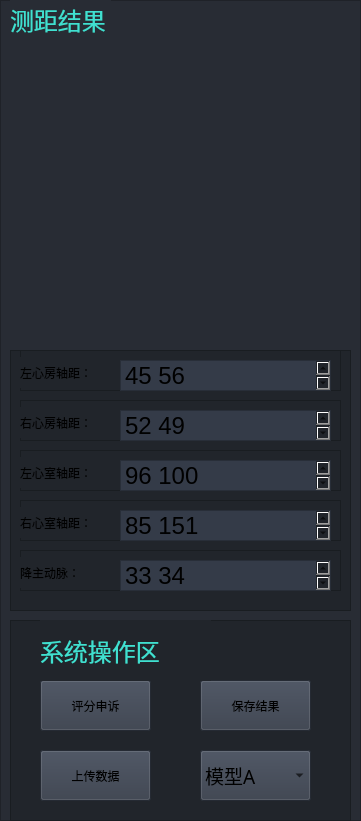
                      <widget class="QFrame" name="leftarea">
                       <property name="geometry">
                        <rect>
                         <x>10</x>
                         <y>10</y>
                         <width>361</width>
                         <height>821</height>
                        </rect>
                       </property>
                       <property name="styleSheet">
                        <string notr="true">background:rgb(40, 44, 52)</string>
                       </property>
                       <property name="frameShape">
                        <enum>QFrame::StyledPanel</enum>
                       </property>
                       <property name="frameShadow">
                        <enum>QFrame::Raised</enum>
                       </property>
                       <widget class="QLabel" name="res_image">
                        <property name="geometry">
                         <rect>
                          <x>10</x>
                          <y>40</y>
                          <width>340</width>
                          <height>300</height>
                         </rect>
                        </property>
                        <property name="text">
                         <string/>
                        </property>
                        <property name="pixmap">
                         <pixmap resource="../resources.qrc">:/images/images/images/1400003_result.jpg</pixmap>
                        </property>
                        <property name="scaledContents">
                         <bool>true</bool>
                        </property>
                       </widget>
                       <widget class="QFrame" name="inputarea">
                        <property name="geometry">
                         <rect>
                          <x>10</x>
                          <y>350</y>
                          <width>341</width>
                          <height>261</height>
                         </rect>
                        </property>
                        <property name="styleSheet">
                         <string notr="true">background:rgb(33, 37, 43)</string>
                        </property>
                        <property name="frameShape">
                         <enum>QFrame::StyledPanel</enum>
                        </property>
                        <property name="frameShadow">
                         <enum>QFrame::Raised</enum>
                        </property>
                        <widget class="QFrame" name="in1">
                         <property name="geometry">
                          <rect>
                           <x>10</x>
                           <y>0</y>
                           <width>321</width>
                           <height>41</height>
                          </rect>
                         </property>
                         <property name="styleSheet">
                          <string notr="true">background-color:rgb(33, 37, 43);
font: 14pt &quot;黑体&quot;;</string>
                         </property>
                         <property name="frameShape">
                          <enum>QFrame::StyledPanel</enum>
                         </property>
                         <property name="frameShadow">
                          <enum>QFrame::Raised</enum>
                         </property>
                         <widget class="QLabel" name="in1_label">
                          <property name="geometry">
                           <rect>
                            <x>0</x>
                            <y>7</y>
                            <width>81</width>
                            <height>31</height>
                           </rect>
                          </property>
                          <property name="text">
                           <string>左心房轴距：</string>
                          </property>
                         </widget>
                         <widget class="QTextEdit" name="in1_text">
                          <property name="geometry">
                           <rect>
                            <x>100</x>
                            <y>10</y>
                            <width>211</width>
                            <height>31</height>
                           </rect>
                          </property>
                          <property name="styleSheet">
                           <string notr="true">background-color: rgb(52, 59, 72);
font: 18pt &quot;黑体&quot;;</string>
                          </property>
                          <property name="autoFormatting">
                           <set>QTextEdit::AutoNone</set>
                          </property>
                          <property name="html">
                           <string>&lt;!DOCTYPE HTML PUBLIC &quot;-//W3C//DTD HTML 4.0//EN&quot; &quot;http://www.w3.org/TR/REC-html40/strict.dtd&quot;&gt;
&lt;html&gt;&lt;head&gt;&lt;meta name=&quot;qrichtext&quot; content=&quot;1&quot; /&gt;&lt;meta charset=&quot;utf-8&quot; /&gt;&lt;style type=&quot;text/css&quot;&gt;
p, li { white-space: pre-wrap; }
hr { height: 1px; border-width: 0; }
li.unchecked::marker { content: &quot;\2610&quot;; }
li.checked::marker { content: &quot;\2612&quot;; }
&lt;/style&gt;&lt;/head&gt;&lt;body style=&quot; font-family:'黑体'; font-size:18pt; font-weight:400; font-style:normal;&quot;&gt;
&lt;p align=&quot;justify&quot; style=&quot; margin-top:0px; margin-bottom:0px; margin-left:0px; margin-right:0px; -qt-block-indent:0; text-indent:0px;&quot;&gt;45 56&lt;/p&gt;&lt;/body&gt;&lt;/html&gt;</string>
                          </property>
                         </widget>
                        </widget>
                        <widget class="QFrame" name="in2">
                         <property name="geometry">
                          <rect>
                           <x>10</x>
                           <y>50</y>
                           <width>321</width>
                           <height>41</height>
                          </rect>
                         </property>
                         <property name="styleSheet">
                          <string notr="true">background-color:rgb(33, 37, 43);
font: 14pt &quot;黑体&quot;;</string>
                         </property>
                         <property name="frameShape">
                          <enum>QFrame::StyledPanel</enum>
                         </property>
                         <property name="frameShadow">
                          <enum>QFrame::Raised</enum>
                         </property>
                         <widget class="QLabel" name="in2_label">
                          <property name="geometry">
                           <rect>
                            <x>0</x>
                            <y>7</y>
                            <width>81</width>
                            <height>31</height>
                           </rect>
                          </property>
                          <property name="text">
                           <string>右心房轴距：</string>
                          </property>
                         </widget>
                         <widget class="QTextEdit" name="in2_text">
                          <property name="geometry">
                           <rect>
                            <x>100</x>
                            <y>10</y>
                            <width>211</width>
                            <height>31</height>
                           </rect>
                          </property>
                          <property name="styleSheet">
                           <string notr="true">background-color: rgb(52, 59, 72);
font: 18pt &quot;黑体&quot;;</string>
                          </property>
                          <property name="autoFormatting">
                           <set>QTextEdit::AutoNone</set>
                          </property>
                          <property name="html">
                           <string>&lt;!DOCTYPE HTML PUBLIC &quot;-//W3C//DTD HTML 4.0//EN&quot; &quot;http://www.w3.org/TR/REC-html40/strict.dtd&quot;&gt;
&lt;html&gt;&lt;head&gt;&lt;meta name=&quot;qrichtext&quot; content=&quot;1&quot; /&gt;&lt;meta charset=&quot;utf-8&quot; /&gt;&lt;style type=&quot;text/css&quot;&gt;
p, li { white-space: pre-wrap; }
hr { height: 1px; border-width: 0; }
li.unchecked::marker { content: &quot;\2610&quot;; }
li.checked::marker { content: &quot;\2612&quot;; }
&lt;/style&gt;&lt;/head&gt;&lt;body style=&quot; font-family:'黑体'; font-size:18pt; font-weight:400; font-style:normal;&quot;&gt;
&lt;p align=&quot;justify&quot; style=&quot; margin-top:0px; margin-bottom:0px; margin-left:0px; margin-right:0px; -qt-block-indent:0; text-indent:0px;&quot;&gt;52 49&lt;/p&gt;&lt;/body&gt;&lt;/html&gt;</string>
                          </property>
                         </widget>
                        </widget>
                        <widget class="QFrame" name="in3">
                         <property name="geometry">
                          <rect>
                           <x>10</x>
                           <y>100</y>
                           <width>321</width>
                           <height>41</height>
                          </rect>
                         </property>
                         <property name="styleSheet">
                          <string notr="true">background-color:rgb(33, 37, 43);
font: 14pt &quot;黑体&quot;;</string>
                         </property>
                         <property name="frameShape">
                          <enum>QFrame::StyledPanel</enum>
                         </property>
                         <property name="frameShadow">
                          <enum>QFrame::Raised</enum>
                         </property>
                         <widget class="QLabel" name="in3_label">
                          <property name="geometry">
                           <rect>
                            <x>0</x>
                            <y>7</y>
                            <width>81</width>
                            <height>31</height>
                           </rect>
                          </property>
                          <property name="text">
                           <string>左心室轴距：</string>
                          </property>
                         </widget>
                         <widget class="QTextEdit" name="in3_text">
                          <property name="geometry">
                           <rect>
                            <x>100</x>
                            <y>10</y>
                            <width>211</width>
                            <height>31</height>
                           </rect>
                          </property>
                          <property name="styleSheet">
                           <string notr="true">background-color: rgb(52, 59, 72);
font: 18pt &quot;黑体&quot;;</string>
                          </property>
                          <property name="autoFormatting">
                           <set>QTextEdit::AutoNone</set>
                          </property>
                          <property name="html">
                           <string>&lt;!DOCTYPE HTML PUBLIC &quot;-//W3C//DTD HTML 4.0//EN&quot; &quot;http://www.w3.org/TR/REC-html40/strict.dtd&quot;&gt;
&lt;html&gt;&lt;head&gt;&lt;meta name=&quot;qrichtext&quot; content=&quot;1&quot; /&gt;&lt;meta charset=&quot;utf-8&quot; /&gt;&lt;style type=&quot;text/css&quot;&gt;
p, li { white-space: pre-wrap; }
hr { height: 1px; border-width: 0; }
li.unchecked::marker { content: &quot;\2610&quot;; }
li.checked::marker { content: &quot;\2612&quot;; }
&lt;/style&gt;&lt;/head&gt;&lt;body style=&quot; font-family:'黑体'; font-size:18pt; font-weight:400; font-style:normal;&quot;&gt;
&lt;p align=&quot;justify&quot; style=&quot; margin-top:0px; margin-bottom:0px; margin-left:0px; margin-right:0px; -qt-block-indent:0; text-indent:0px;&quot;&gt;96 100&lt;/p&gt;&lt;/body&gt;&lt;/html&gt;</string>
                          </property>
                         </widget>
                        </widget>
                        <widget class="QFrame" name="in4">
                         <property name="geometry">
                          <rect>
                           <x>10</x>
                           <y>150</y>
                           <width>321</width>
                           <height>41</height>
                          </rect>
                         </property>
                         <property name="styleSheet">
                          <string notr="true">background-color:rgb(33, 37, 43);
font: 14pt &quot;黑体&quot;;</string>
                         </property>
                         <property name="frameShape">
                          <enum>QFrame::StyledPanel</enum>
                         </property>
                         <property name="frameShadow">
                          <enum>QFrame::Raised</enum>
                         </property>
                         <widget class="QLabel" name="in4_label">
                          <property name="geometry">
                           <rect>
                            <x>0</x>
                            <y>7</y>
                            <width>81</width>
                            <height>31</height>
                           </rect>
                          </property>
                          <property name="text">
                           <string>右心室轴距：</string>
                          </property>
                         </widget>
                         <widget class="QTextEdit" name="in4_text">
                          <property name="geometry">
                           <rect>
                            <x>100</x>
                            <y>10</y>
                            <width>211</width>
                            <height>31</height>
                           </rect>
                          </property>
                          <property name="styleSheet">
                           <string notr="true">background-color: rgb(52, 59, 72);
font: 18pt &quot;黑体&quot;;</string>
                          </property>
                          <property name="autoFormatting">
                           <set>QTextEdit::AutoNone</set>
                          </property>
                          <property name="html">
                           <string>&lt;!DOCTYPE HTML PUBLIC &quot;-//W3C//DTD HTML 4.0//EN&quot; &quot;http://www.w3.org/TR/REC-html40/strict.dtd&quot;&gt;
&lt;html&gt;&lt;head&gt;&lt;meta name=&quot;qrichtext&quot; content=&quot;1&quot; /&gt;&lt;meta charset=&quot;utf-8&quot; /&gt;&lt;style type=&quot;text/css&quot;&gt;
p, li { white-space: pre-wrap; }
hr { height: 1px; border-width: 0; }
li.unchecked::marker { content: &quot;\2610&quot;; }
li.checked::marker { content: &quot;\2612&quot;; }
&lt;/style&gt;&lt;/head&gt;&lt;body style=&quot; font-family:'黑体'; font-size:18pt; font-weight:400; font-style:normal;&quot;&gt;
&lt;p align=&quot;justify&quot; style=&quot; margin-top:0px; margin-bottom:0px; margin-left:0px; margin-right:0px; -qt-block-indent:0; text-indent:0px;&quot;&gt;85 151&lt;/p&gt;&lt;/body&gt;&lt;/html&gt;</string>
                          </property>
                         </widget>
                        </widget>
                        <widget class="QFrame" name="in5">
                         <property name="geometry">
                          <rect>
                           <x>10</x>
                           <y>200</y>
                           <width>321</width>
                           <height>41</height>
                          </rect>
                         </property>
                         <property name="styleSheet">
                          <string notr="true">background-color:rgb(33, 37, 43);
font: 14pt &quot;黑体&quot;;</string>
                         </property>
                         <property name="frameShape">
                          <enum>QFrame::StyledPanel</enum>
                         </property>
                         <property name="frameShadow">
                          <enum>QFrame::Raised</enum>
                         </property>
                         <widget class="QLabel" name="in5_label">
                          <property name="geometry">
                           <rect>
                            <x>0</x>
                            <y>7</y>
                            <width>81</width>
                            <height>31</height>
                           </rect>
                          </property>
                          <property name="text">
                           <string>降主动脉：</string>
                          </property>
                         </widget>
                         <widget class="QTextEdit" name="in5_text">
                          <property name="geometry">
                           <rect>
                            <x>100</x>
                            <y>10</y>
                            <width>211</width>
                            <height>31</height>
                           </rect>
                          </property>
                          <property name="styleSheet">
                           <string notr="true">background-color: rgb(52, 59, 72);
font: 18pt &quot;黑体&quot;;</string>
                          </property>
                          <property name="autoFormatting">
                           <set>QTextEdit::AutoNone</set>
                          </property>
                          <property name="html">
                           <string>&lt;!DOCTYPE HTML PUBLIC &quot;-//W3C//DTD HTML 4.0//EN&quot; &quot;http://www.w3.org/TR/REC-html40/strict.dtd&quot;&gt;
&lt;html&gt;&lt;head&gt;&lt;meta name=&quot;qrichtext&quot; content=&quot;1&quot; /&gt;&lt;meta charset=&quot;utf-8&quot; /&gt;&lt;style type=&quot;text/css&quot;&gt;
p, li { white-space: pre-wrap; }
hr { height: 1px; border-width: 0; }
li.unchecked::marker { content: &quot;\2610&quot;; }
li.checked::marker { content: &quot;\2612&quot;; }
&lt;/style&gt;&lt;/head&gt;&lt;body style=&quot; font-family:'黑体'; font-size:18pt; font-weight:400; font-style:normal;&quot;&gt;
&lt;p align=&quot;justify&quot; style=&quot; margin-top:0px; margin-bottom:0px; margin-left:0px; margin-right:0px; -qt-block-indent:0; text-indent:0px;&quot;&gt;33 34&lt;/p&gt;&lt;/body&gt;&lt;/html&gt;</string>
                          </property>
                         </widget>
                        </widget>
                       </widget>
                       <widget class="QLabel" name="left_title">
                        <property name="geometry">
                         <rect>
                          <x>10</x>
                          <y>0</y>
                          <width>101</width>
                          <height>41</height>
                         </rect>
                        </property>
                        <property name="font">
                         <font>
                          <family>黑体</family>
                          <pointsize>14</pointsize>
                          <italic>false</italic>
                          <bold>false</bold>
                         </font>
                        </property>
                        <property name="styleSheet">
                         <string notr="true">font: 14pt &quot;黑体&quot;;</string>
                        </property>
                        <property name="text">
                         <string>&lt;html&gt;&lt;head/&gt;&lt;body&gt;&lt;p&gt;&lt;span style=&quot; font-size:18pt; color:#40e0d0;&quot;&gt;测距结果&lt;/span&gt;&lt;/p&gt;&lt;/body&gt;&lt;/html&gt;</string>
                        </property>
                       </widget>
                       <widget class="QFrame" name="operationarea">
                        <property name="geometry">
                         <rect>
                          <x>10</x>
                          <y>620</y>
                          <width>341</width>
                          <height>201</height>
                         </rect>
                        </property>
                        <property name="styleSheet">
                         <string notr="true">background:rgb(33, 37, 43);
font: 14pt &quot;黑体&quot;;</string>
                        </property>
                        <property name="frameShape">
                         <enum>QFrame::StyledPanel</enum>
                        </property>
                        <property name="frameShadow">
                         <enum>QFrame::Raised</enum>
                        </property>
                        <widget class="QPushButton" name="Button_appeal">
                         <property name="geometry">
                          <rect>
                           <x>30</x>
                           <y>60</y>
                           <width>111</width>
                           <height>51</height>
                          </rect>
                         </property>
                         <property name="styleSheet">
                          <string notr="true">background-color: rgb(52, 59, 72);
font: 12pt &quot;黑体&quot;;</string>
                         </property>
                         <property name="text">
                          <string>评分申诉</string>
                         </property>
                         <property name="icon">
                          <iconset resource="../resources.qrc">
                           <normaloff>:/icons/images/icons/cil-heart.png</normaloff>:/icons/images/icons/cil-heart.png</iconset>
                         </property>
                        </widget>
                        <widget class="QPushButton" name="Button_saveres">
                         <property name="geometry">
                          <rect>
                           <x>190</x>
                           <y>60</y>
                           <width>111</width>
                           <height>51</height>
                          </rect>
                         </property>
                         <property name="styleSheet">
                          <string notr="true">background-color: rgb(52, 59, 72);
font: 12pt &quot;黑体&quot;;</string>
                         </property>
                         <property name="text">
                          <string>保存结果</string>
                         </property>
                         <property name="icon">
                          <iconset resource="../resources.qrc">
                           <normaloff>:/icons/images/icons/cil-heart.png</normaloff>:/icons/images/icons/cil-heart.png</iconset>
                         </property>
                        </widget>
                        <widget class="QPushButton" name="Button_upload">
                         <property name="geometry">
                          <rect>
                           <x>30</x>
                           <y>130</y>
                           <width>111</width>
                           <height>51</height>
                          </rect>
                         </property>
                         <property name="styleSheet">
                          <string notr="true">background-color: rgb(52, 59, 72);
font: 12pt &quot;黑体&quot;;</string>
                         </property>
                         <property name="text">
                          <string>上传数据</string>
                         </property>
                         <property name="icon">
                          <iconset resource="../resources.qrc">
                           <normaloff>:/icons/images/icons/cil-heart.png</normaloff>:/icons/images/icons/cil-heart.png</iconset>
                         </property>
                        </widget>
                        <widget class="QComboBox" name="comboBox_choosemodel">
                         <property name="geometry">
                          <rect>
                           <x>190</x>
                           <y>130</y>
                           <width>111</width>
                           <height>51</height>
                          </rect>
                         </property>
                         <property name="font">
                          <font>
                           <family>黑体</family>
                           <pointsize>14</pointsize>
                           <italic>false</italic>
                           <bold>false</bold>
                          </font>
                         </property>
                         <property name="autoFillBackground">
                          <bool>false</bool>
                         </property>
                         <property name="styleSheet">
                          <string notr="true">background-color: rgb(52, 59, 72);</string>
                         </property>
                         <property name="iconSize">
                          <size>
                           <width>16</width>
                           <height>16</height>
                          </size>
                         </property>
                         <property name="frame">
                          <bool>true</bool>
                         </property>
                         <item>
                          <property name="text">
                           <string>模型A</string>
                          </property>
                         </item>
                         <item>
                          <property name="text">
                           <string>模型B</string>
                          </property>
                         </item>
                         <item>
                          <property name="text">
                           <string>模型C</string>
                          </property>
                         </item>
                        </widget>
                        <widget class="QLabel" name="operation_title">
                         <property name="geometry">
                          <rect>
                           <x>30</x>
                           <y>0</y>
                           <width>171</width>
                           <height>61</height>
                          </rect>
                         </property>
                         <property name="text">
                          <string>&lt;html&gt;&lt;head/&gt;&lt;body&gt;&lt;p&gt;&lt;span style=&quot; font-size:18pt; color:#40e0d0;&quot;&gt;系统操作区&lt;/span&gt;&lt;/p&gt;&lt;/body&gt;&lt;/html&gt;</string>
                         </property>
                         <property name="textFormat">
                          <enum>Qt::AutoText</enum>
                         </property>
                        </widget>
                       </widget>
                      </widget>
